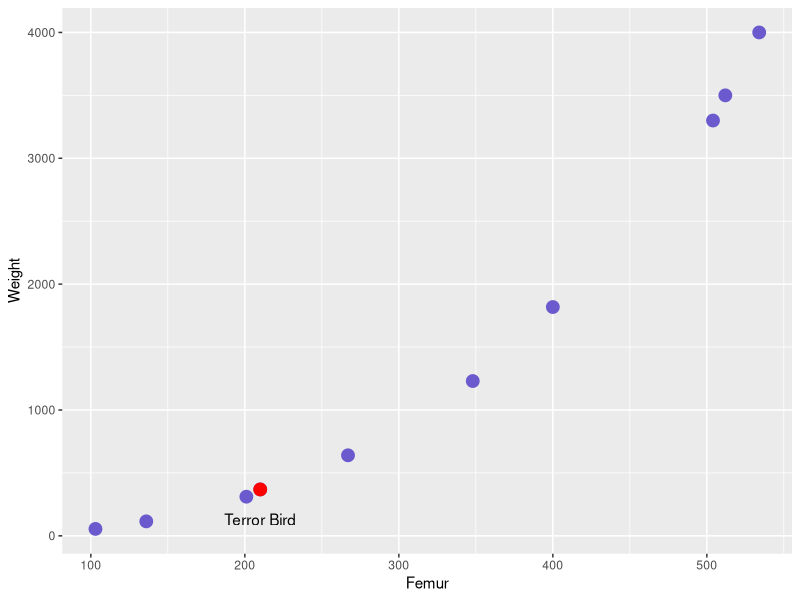
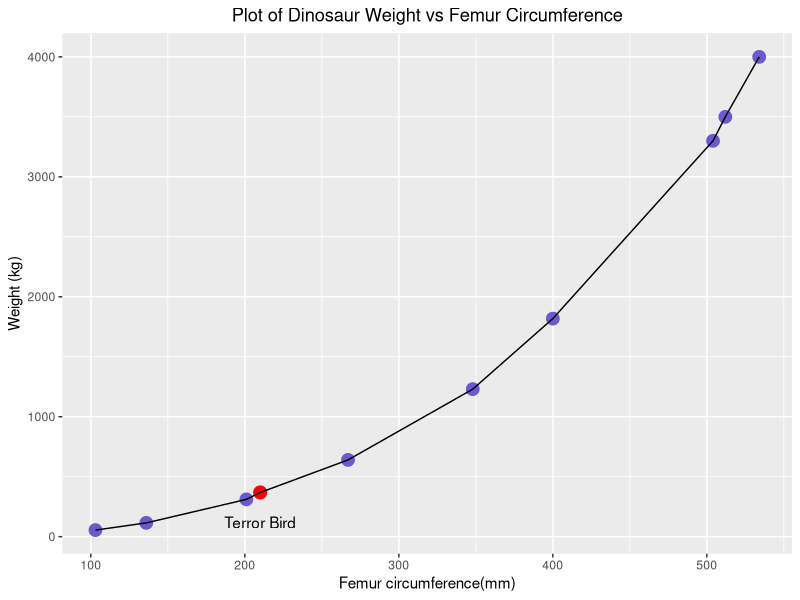
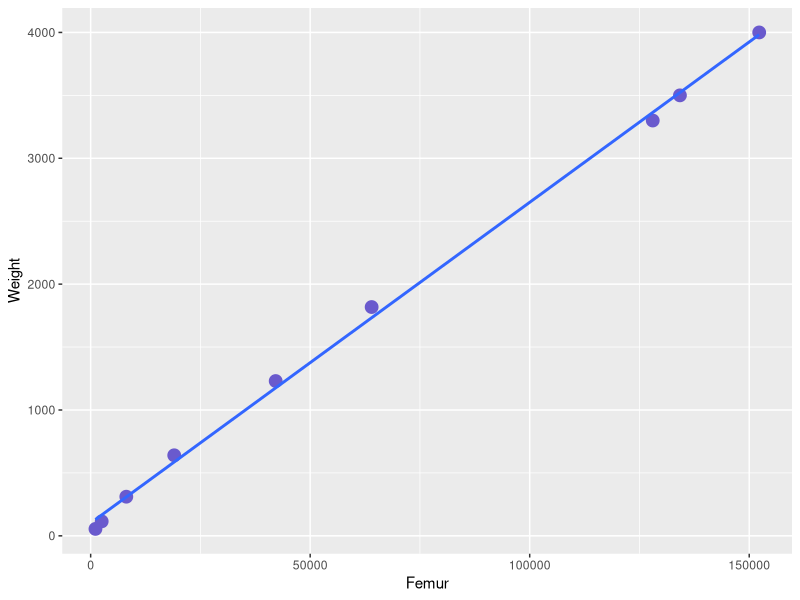
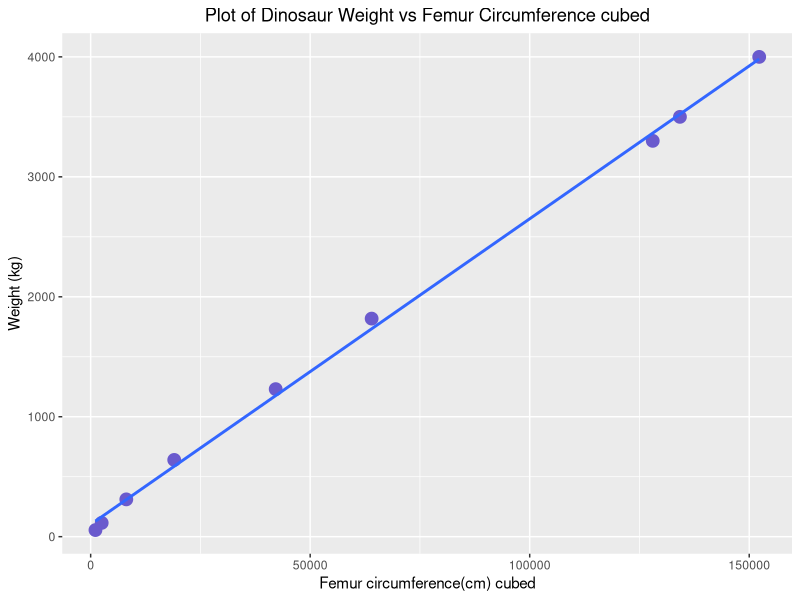

These figures' R source, in order:
library(ggplot2)

# The bird data, the femur circumference was in cm
# bird slope
(158.4893-0.0912) / (15.85^3 - 0.7079^3)
# 0.03978331

# The dino data, the femur circumference is in mm, above (1cm = 10mm)
# dino slope using the geometric similarity 
(4000 - 55) / (53.4^3 - 10.3^3)
# 0.02609462

dino <- data.frame("Name"=c("Dino1","Dino2","Dino3","Dino4","Dino5","Dino6","Dino7","Dino8","Dino9", "Bird"),
                   "Femur"=c(103, 136, 201, 267, 348, 400, 504, 512, 534, 210),
                   "Weight"=c(55, 115, 311, 640, 1230, 1818, 3300, 3500, 4000, 368.58))

# create the subset
birdy <- subset(dino, Name == "Bird")

# plot the data
p <-ggplot(dino, aes(Femur, Weight)) + geom_point(size=4, colour="slateblue") + 
  geom_point(data=birdy, size=4, color="red") +  # this adds a red point
  geom_text(data=birdy, label="Terror Bird", vjust=3)  # this adds a label for the red point
p
p + labs (title="Plot of Dinosaur Weight vs Femur Circumference", x="Femur circumference(mm)", y="Weight (kg)") + theme (plot.title=element_text(hjust=0.5)) + geom_line(aes(Femur, Weight))

# take the cubic root of the femur length
dino_c <- data.frame("Name"=c("Dino1","Dino2","Dino3","Dino4","Dino5","Dino6","Dino7","Dino8","Dino9"),
                     "Femur"=c((10.3^3), (13.6^3), (20.1^3), (26.7^3), (34.8^3), (40.0^3), (50.4^3), (51.2^3), (53.4^3)),
                     "Weight"=c(55, 115, 311, 640, 1230, 1818, 3300, 3500, 4000))

# plot the data
p_c <-ggplot(dino_c, aes(Femur, Weight)) + geom_point(size=4, colour="slateblue") + 
  geom_smooth(method = "lm", se = FALSE)  #adds the single regression  line
p_c
p_c + labs (title="Plot of Dinosaur Weight vs Femur Circumference cubed", x="Femur circumference(cm) cubed", y="Weight (kg)") + theme (plot.title=element_text(hjust=0.5))

# regression equation
model <- lm(dino_c$Weight ~ dino_c$Femur)
coef(model)

#> coef(model)
#(Intercept) dino_c$Femur 
#101.82656951   0.02548421 
# y = 0.0255(x) + 101.83; x = femur circumference in cm

#femur of terror bird cubed to get femur_cm_cubed
x = 21^3
x
y = 0.02548421*x +  101.82656951
y
#[1] 337.8358


# AN ALTERNATE WAY TO HIGHLIGHT A POINT ON A PLOT
#highlight <- "Bird"
#dino$highlight <- ifelse(dino$Name == highlight, "Dinosaurs", "Terror Bird")
#textdf <- dino[dino$Name == highlight, ]
#mycolors <- c("Dinosaurs" = "red", "Terror Bird" = "blue")
#p <-ggplot(dino, aes(Femur, Weight)) +geom_point(size=4, aes(color=highlight))
#p
#p + labs (title="Plot of Dinosaur Femur vs Weight", x="Femur circumference(mm)", y="Weight (kg)") + theme (plot.title=element_text(hjust=0.5)) + geom_line(aes(Femur, Weight))
